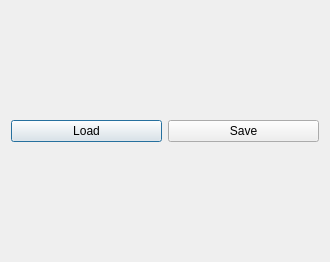
<?xml version="1.0" encoding="UTF-8"?>
<ui version="4.0">
 <class>Dialog</class>
 <widget class="QDialog" name="Dialog">
  <property name="geometry">
   <rect>
    <x>0</x>
    <y>0</y>
    <width>330</width>
    <height>262</height>
   </rect>
  </property>
  <property name="windowTitle">
   <string>Dialog</string>
  </property>
  <layout class="QHBoxLayout" name="horizontalLayout">
   <item>
    <widget class="QPushButton" name="pushButton">
     <property name="text">
      <string>Load</string>
     </property>
    </widget>
   </item>
   <item>
    <widget class="QPushButton" name="pushButton_2">
     <property name="text">
      <string>Save</string>
     </property>
    </widget>
   </item>
  </layout>
 </widget>
 <resources/>
 <connections/>
</ui>
